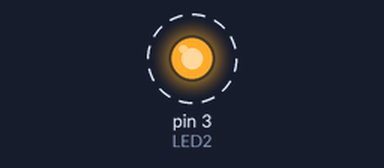
Bench run of a sketch on a simulated Arduino Uno, built with avr-gcc and run on an emulated ATmega328P. Parts: output pins drawn as LEDs (lit = HIGH). Dashed ring = blinking. Pins used as bus, display or sensor lines are not drawn; what the sketch prints to the serial monitor is not drawn.

Above: at 0.5 s.
Timing chart, 0 to 4.6 s (numbered marks = the images above):
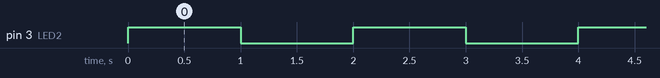

Measured:
- by itself, pin 3 (LED2): alternates HIGH for 1.0 s and LOW for 1.0 s

The sketch:

2LEDS.ino
```cpp
#define LED1 1
#define LED2 3

void setup() {
  Serial.begin(9600);
  pinMode(LED1, OUTPUT); // Set LED pin as output
   pinMode(LED2, OUTPUT); // Set LED pin as output
}

void loop() {
  digitalWrite(LED1, HIGH);  // Turn LED ON
  digitalWrite(LED2, HIGH); // Turn LED OFF

  Serial.println("LED IS ON");                   // Wait 1 second
 delay(1000);
  digitalWrite(LED1, LOW);  // Turn LED ON

  digitalWrite(LED2, LOW);  // Turn LED ON
  delay(1000);

}
```
